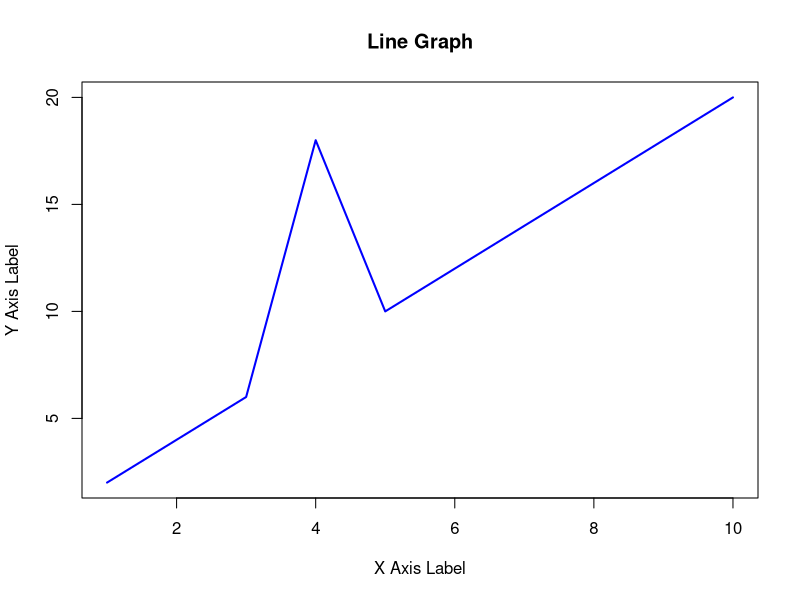

The R script that drew this image:
# How to create a line graph in R?----

# Create two vectors x and y
x <- c(1, 2, 3, 4, 5, 6, 7, 8, 9, 10)

y <- c(2, 4, 6, 18, 10, 12, 14, 16, 18, 20)

# Create the line graph
plot(x, y, type = "l", col = "blue", lwd = 2,
     main = "Line Graph", 
     xlab = "X Axis Label", 
     ylab = "Y Axis Label")
